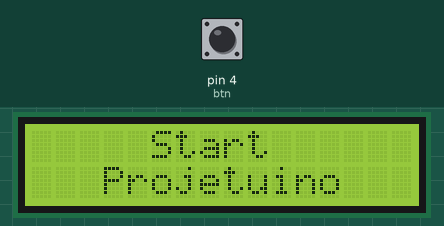
The sketch below on a simulated Arduino Uno, built with avr-gcc and run on an emulated ATmega328P. On the bench: 16×2 character LCD. The inputs (shaded band) are chosen by the test bench; at power-on: pin 4 (btn) LOW. Random numbers use the default seed unless the sketch sets one.

Above: at 1.0 s.
1.1 s: pin 4 (btn) pulled HIGH for 0.15 s
At 1.9 s:
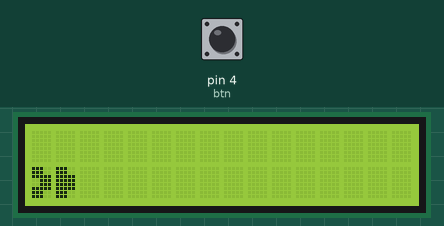
4.0 s: pin 4 (btn) pulled HIGH for 1 s
At 4.24 s:
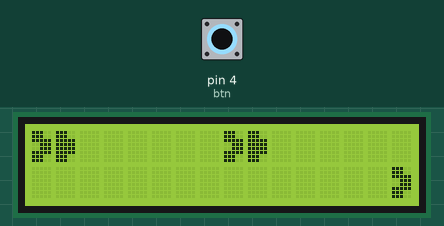
6.5 s: pin 4 (btn) pulled HIGH for 0.15 s
At 7.9 s:
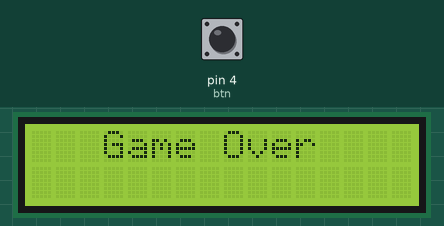
8.2 s: pin 4 (btn) pulled HIGH for 1 s
At 10.03 s:
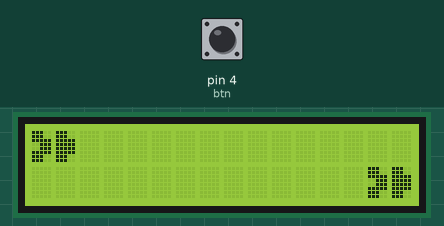
13.7 s: pin 4 (btn) pulled HIGH for 3.2 s
At 13.85 s:
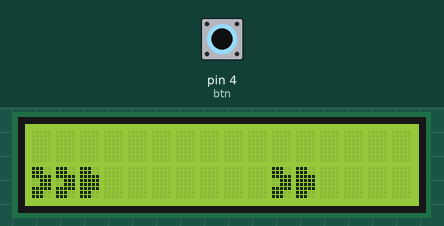
18.4 s: pin 4 (btn) pulled HIGH for 0.15 s
At 19.4 s:
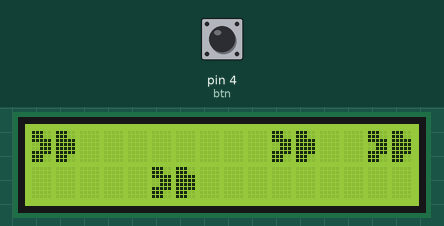
Timing chart, 0 to 21.4 s (numbered marks = the images above; inputs shaded):
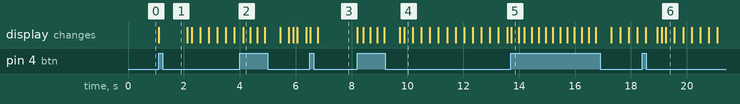

The sketch:

jogo.ino
```cpp
#include <LiquidCrystal.h>

LiquidCrystal lcd (6, 7, 8, 9, 10, 11);

//Desenho do carro
byte desenhoCarro[2][8] = {{0b11100, 0b11100, 0b11111, 0b00111, 0b00111, 0b11111, 0b11100, 0b11100},
  {0b11100, 0b11100, 0b11111, 0b11111, 0b11111, 0b11111, 0b11100, 0b11100}
};

int carros[10][2]; //Quantidade máxima de carros na tela = 10
int quantidadeCarros = 0;
int probabilidade = 15; //Chance de aparecer um carro no próximo bloco em porcentagem
int repeticaoMaxima = 2;
int velocidade = 300;

int btn = 4;
unsigned long tempoInicial;

void setup() {
  Serial.begin(9600);
  randomSeed(analogRead(A0));
  pinMode(btn, INPUT);
  lcd.begin(16, 2);
  lcd.createChar(1, desenhoCarro[0]); //Cria o desenho do carro no LCD
  lcd.createChar(2, desenhoCarro[1]); //Cria a segunda parte
  limparArrayCarros(); //Limpar o array para evitar bugs
  adicionarCarro(1, 1); //Carro inicial controlado pelo jogador
  tempoInicial = micros();
  telaInicial();
}

void loop() {
  lcd.clear();
  desenharCarros();
  if (verificarColisao()) telaGameOver();
  moverCarros(velocidade);
  removerProximoCarro();
  adicionarCarros();
  mudarPosicaoCarro();
  delay(150);
}

void mudarPosicaoCarro() {
  if (digitalRead(btn)) {
    if (carros[0][0] == 1) carros[0][0] = 2; else carros[0][0] = 1;
    lcd.clear();
    desenharCarros();
    delay(100);
  }
}

void telaInicial(){
  lcd.clear();
  lcd.setCursor(5, 0);
  lcd.print("Start");
  lcd.setCursor(3, 1);
  lcd.print("Projetuino");
  delay(200);
  while(!digitalRead(btn)){}
  loop();
}

void telaGameOver() {
  lcd.clear();
  lcd.setCursor(3, 0);
  lcd.print("Game Over");
  while(!digitalRead(btn)){}
  limparArrayCarros();
  adicionarCarro(1, 1);
  telaInicial();
}

void desenharCarros() {
  for (int i = 0; i < quantidadeCarros; i++) {
    desenharCarro(carros[i][0], carros[i][1]);
  }
}

void desenharCarro(int linha, int coluna) {
  if (coluna >= 1) {
    lcd.setCursor(coluna - 1, linha - 1);
    lcd.write((byte)1);
    lcd.write((byte)2);
  } else if (coluna == 0) {
    lcd.setCursor(0, linha - 1);
    lcd.write((byte)2);
  }
}

void adicionarCarro(int linha, int coluna) {
  carros[quantidadeCarros][0] = linha;
  carros[quantidadeCarros][1] = coluna;
  quantidadeCarros++;
}

void adicionarCarros() {
  if ((15 - carros[quantidadeCarros - 1][1]) >= 3) {
    if (random(1, 101)<=probabilidade) {
      if (linhasRepetidas() <= repeticaoMaxima){
        adicionarCarro(random(1, 3), 16);
      } else if(carros[quantidadeCarros - 1][0]==1) {
        adicionarCarro(2, 16);
      } else {
        adicionarCarro(1, 16);
      }
    }
  }
}

int linhasRepetidas(){
  int repeticao = 1;
  int ultimaLinha = carros[quantidadeCarros - 1][0];
  while(carros[quantidadeCarros - 1 - repeticao][0]==ultimaLinha){
    repeticao++;
  }
  if (ultimaLinha == carros[0][0] && (quantidadeCarros -  repeticao) == 0) repeticao--;
  return repeticao;
}

void removerCarro(int numeroCarro) {
  if (numeroCarro <= quantidadeCarros) {
    for (int i = numeroCarro; i < quantidadeCarros; i++) {
      carros[i - 1][0] = carros[i][0];
      carros[i - 1][1] = carros[i][1];
    }
    carros[quantidadeCarros][0] = 0;
    carros[quantidadeCarros][1] = 0;
    quantidadeCarros--;
  }
}

void removerProximoCarro() {
  if (carros[1][1] < 0) {
    removerCarro(2);
  }
}

void moverCarro(int numeroCarro) {
  if (numeroCarro <= quantidadeCarros) {
    carros[numeroCarro - 1][1] = carros[numeroCarro - 1][1] - 1;
  }
}

void moverCarros(int tempo) {
  if ((micros() - tempoInicial) / 1000 >= tempo) {
    if (quantidadeCarros > 1) {
      for (int i = 2; i <= quantidadeCarros; i++) {
        moverCarro(i);
      }
    }
    tempoInicial = micros();
  }
}

bool verificarColisao() {
  for (int i = 1; i < quantidadeCarros; i++) {
    if (carros[i][0] == carros[0][0]) {
      if (carros[i][1] <= 2) {
        return true;
      }
    }
  }
  return false;
}

void limparArrayCarros() {
  for (int i = 0; i < 10; i++) {
    carros[i][0] = 0;
    carros[i][1] = 0;
    quantidadeCarros = 0;
  }
}
```

Measured:
- after the input at 1.1 s, the display: changes at once (image 1)
- after the input at 8.2 s, the display: first changes at once (image 4 shows a later state)
